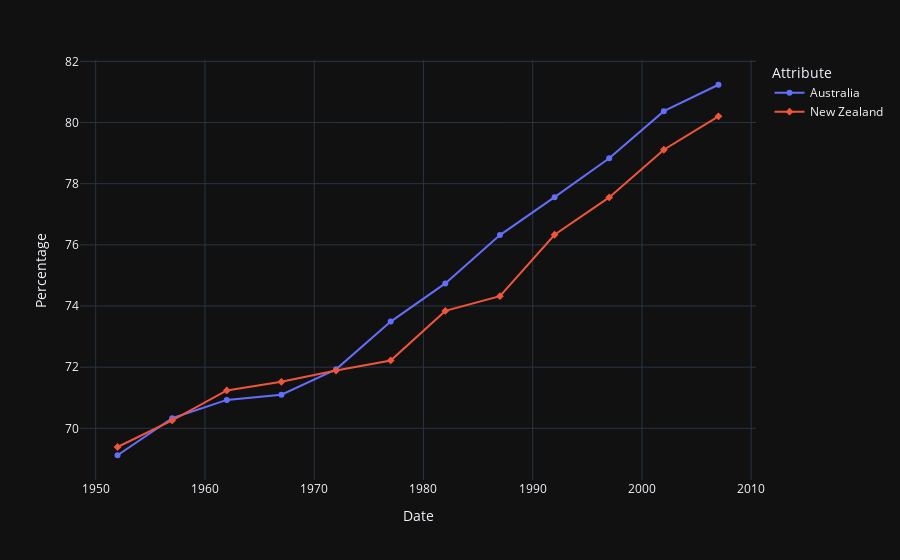

Here is the notebook cell this chart was saved with:
### Code cell
import plotly.express as px
df = px.data.gapminder().query("continent == 'Oceania'")
fig = px.line(df, x='year', y='lifeExp', color='country', symbol="country",
              labels={'year':'Date',
                      'lifeExp': 'Percentage',
                      'country': 'Attribute',
                      })
fig.show()

### Figure 1 — Plotly figure (JSON) as saved in the notebook; plotly's stock layout.template omitted (floating-point values rounded to 4 significant figures)
{"data": [{"hovertemplate": "Attribute=Australia<br>Date=%{x}<br>Percentage=%{y}<extra></extra>", "legendgroup": "Australia", "line": {"color": "#636efa", "dash": "solid"}, "marker": {"symbol": "circle"}, "mode": "markers+lines", "name": "Australia", "orientation": "v", "showlegend": true, "x": [1952, 1957, 1962, 1967, 1972, 1977, 1982, 1987, 1992, 1997, 2002, 2007], "xaxis": "x", "y": [69.12, 70.33, 70.93, 71.1, 71.93, 73.49, 74.74, 76.32, 77.56, 78.83, 80.37, 81.23], "yaxis": "y", "type": "scatter"}, {"hovertemplate": "Attribute=New Zealand<br>Date=%{x}<br>Percentage=%{y}<extra></extra>", "legendgroup": "New Zealand", "line": {"color": "#EF553B", "dash": "solid"}, "marker": {"symbol": "diamond"}, "mode": "markers+lines", "name": "New Zealand", "orientation": "v", "showlegend": true, "x": [1952, 1957, 1962, 1967, 1972, 1977, 1982, 1987, 1992, 1997, 2002, 2007], "xaxis": "x", "y": [69.39, 70.26, 71.24, 71.52, 71.89, 72.22, 73.84, 74.32, 76.33, 77.55, 79.11, 80.2], "yaxis": "y", "type": "scatter"}], "layout": {"xaxis": {"anchor": "y", "domain": [0.0, 1.0], "title": {"text": "Date"}}, "yaxis": {"anchor": "x", "domain": [0.0, 1.0], "title": {"text": "Percentage"}}, "legend": {"title": {"text": "Attribute"}, "tracegroupgap": 0}, "margin": {"t": 60}}}
